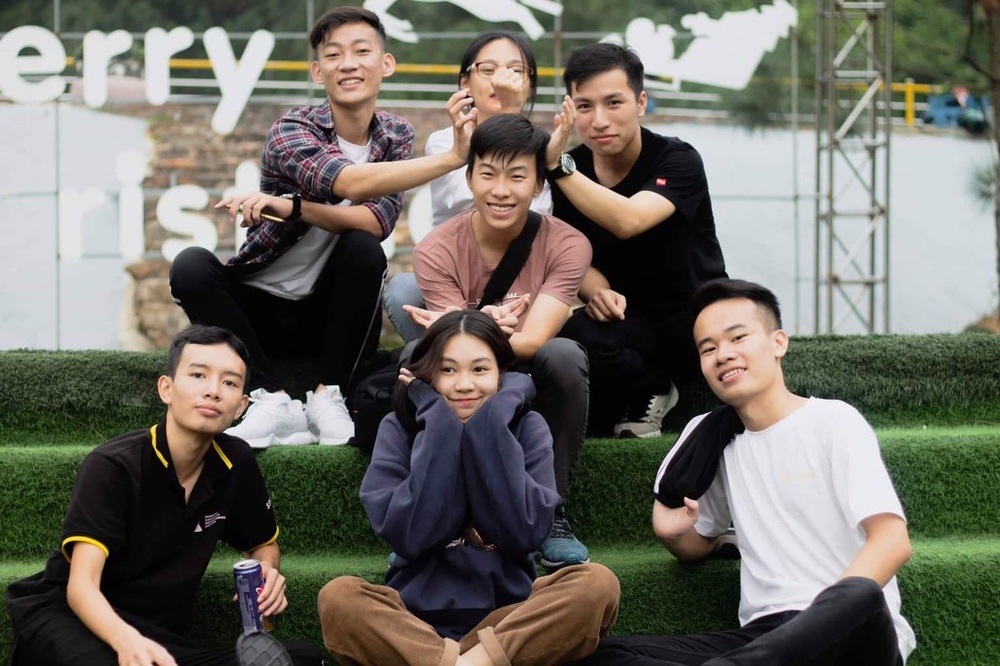
#> input picture imagejpg/imgg_origin.jpg, 1000 x 666 px, shrunk from 1280 x 852 before the run
$ jupyter execute demo_img_compression1.ipynb
#> lines starting #> are read from the running program, lines starting #| are printed output that depends on the picture
[cell 1]
import numpy as np
from matplotlib.image import imread
import matplotlib.pyplot as plt
import cv2

[cell 2]
# image_raw = imread("imagejpg/imgg_origin.jpg")
image_raw = cv2.imread("imagejpg/imgg_origin.jpg", 1)
#> image_raw is the input picture: shape (666, 1000, 3); mean B, G, R 99, 107.7, 110.1
print(image_raw.shape)
#| (666, 1000, 3)
print(image_raw)
#> (printed output is left out)
plt.figure(figsize=[10,5])
plt.imshow(image_raw)

[cell 3]
print(image_raw[:, :, 1])
#> (printed output is left out)
plt.imshow(image_raw[:, :, 0])
# plt.imshow(image_raw[:, :, 1])
# plt.imshow(image_raw)
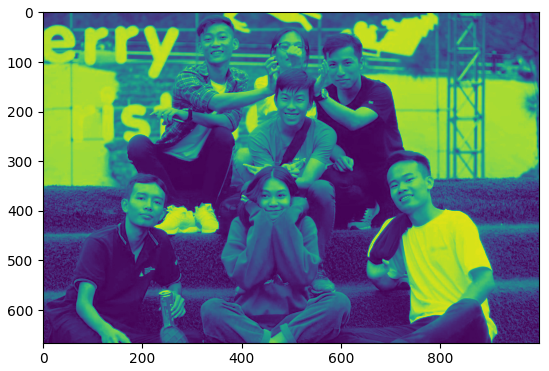
#> figure drawn by matplotlib, 1 panel

[cell 4]
print((image_raw[:, :, 2].shape))
#| (666, 1000)
print(image_raw[0,0,:])
#| [28 33 24]

[cell 5]
img_sum = image_raw.sum(axis=2)
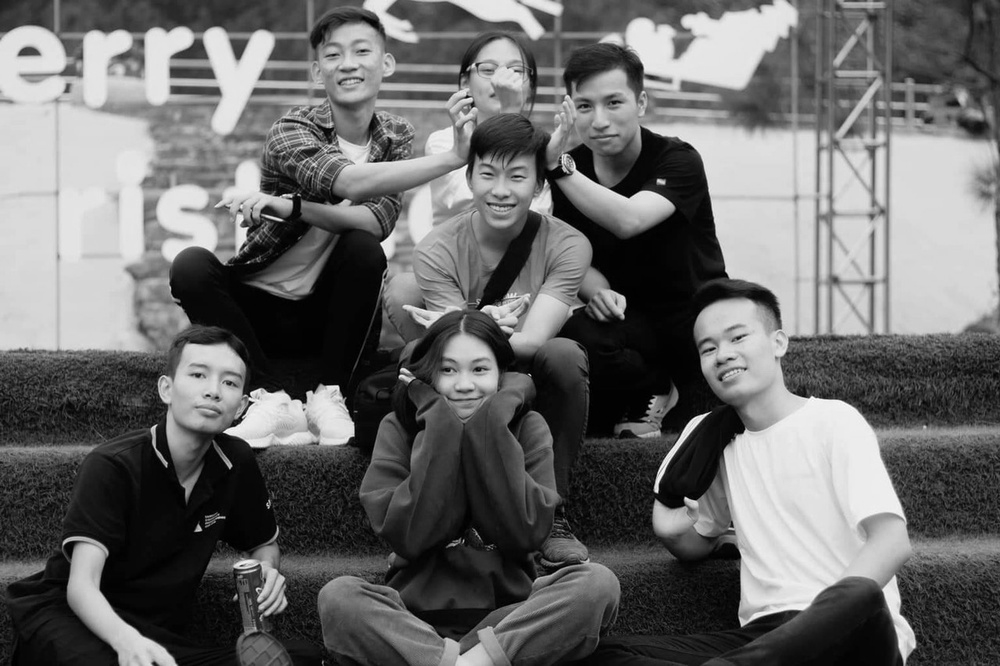
#> img_sum: shape (666, 1000) uint64; min 0, max 765, mean 316.9; drawn with min black and max white
print(img_sum)
#> (printed output is left out)
print(img_sum.max())
#| 765
img_bw = img_sum/img_sum.max()
print(img_bw.max())
#| 1.0
print(img_bw)
#> (printed output is left out)
plt.figure(figsize=[10,5])
plt.imshow(img_bw, cmap=plt.cm.gray)

[cell 6]
from sklearn.decomposition import PCA, IncrementalPCA
pca = PCA()
pca.fit(img_bw)

var_cumu = np.cumsum(pca.explained_variance_ratio_)*100
percen_chosen = 99.5
k = np.argmax(var_cumu>percen_chosen)
print(f"Number of components explaining {percen_chosen}% variance: "+ str(k))
#print("\n")

plt.figure(figsize=[10,5])
plt.title('Cumulative Explained Variance explained by the components')
plt.ylabel('Cumulative Explained variance')
plt.xlabel('Principal components')
plt.axvline(x=k, color="k", linestyle="--")
plt.axhline(y=percen_chosen, color="r", linestyle="--")
ax = plt.plot(var_cumu)
plt.savefig('cumsum.jpg')
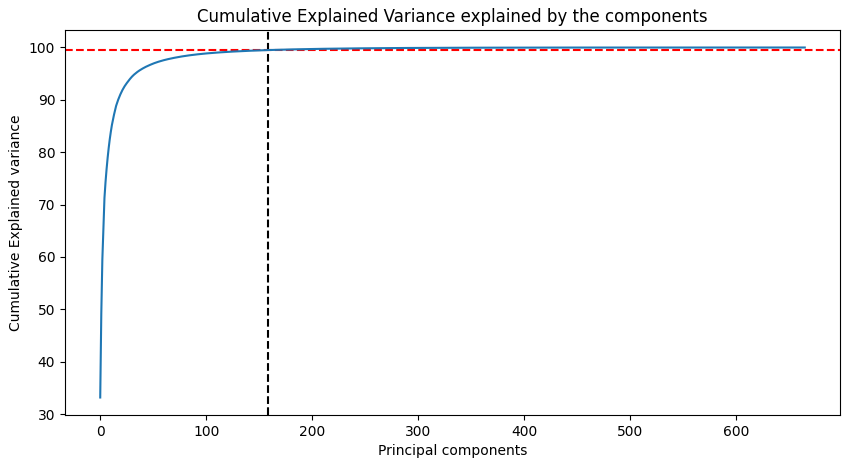
#> figure drawn by matplotlib, 1 panel; curve peaks at x = 664, y = 100

[cell 7]
print(var_cumu.shape)
print(pca.explained_variance_ratio_.shape)

[cell 8]
ipca = IncrementalPCA(n_components=k+10)
print(k)
print('ipca : ', ipca)
print('batch size : ', ipca.batch_size)
img_pre = ipca.fit_transform(img_bw)
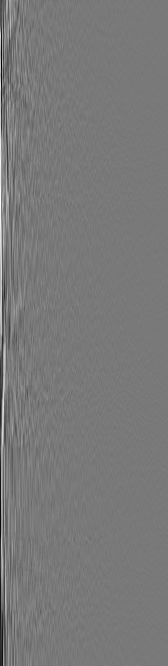
#> img_pre: shape (666, 168) float64; min -7.33, max 8.07, mean 2.04e-16; drawn with min black and max white
print('origin : ', img_bw.shape)
#| origin :  (666, 1000)
print('compressed : ', img_pre.shape, ipca.components_.shape)
#| compressed :  (666, 168) (168, 1000)
image_compressed = ipca.inverse_transform(img_pre)

# Plotting the compressed image
plt.figure(figsize=[10,5])
plt.imshow(image_compressed, cmap=plt.cm.gray)

[cell 9]
print(k)

[cell 10]
def plot_with_k(k):
#> called with k = 120
    ipca = IncrementalPCA(n_components=k)
    img_pre_com = ipca.fit_transform(img_bw)
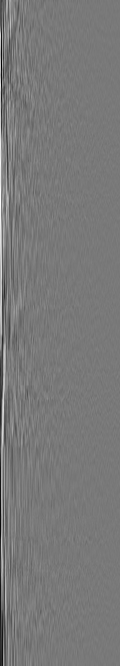
#> img_pre_com: shape (666, 120) float64; min -7.33, max 8.07, mean 3.73e-16; drawn with min black and max white
    img_recon = ipca.inverse_transform(img_pre_com)
    plt.figure(figsize=[10,5])
    plt.title('Component : '+ str(k))
    plt.imshow(img_recon, cmap=plt.cm.gray)
    return img_recon

[cell 11]
import cv2
img_test1 = plot_with_k(120)

# cv2.imwrite('test1.jpg', img_test1)

[cell 12]
ks = [10, 25, 50, 100, 150, 250]
for k in ks:
    plot_with_k(k)
#> this loop made 6 passes
#> pass 1, in plot_with_k (call 2), `img_recon = ipca.inverse_transform(img_pre_com)`:
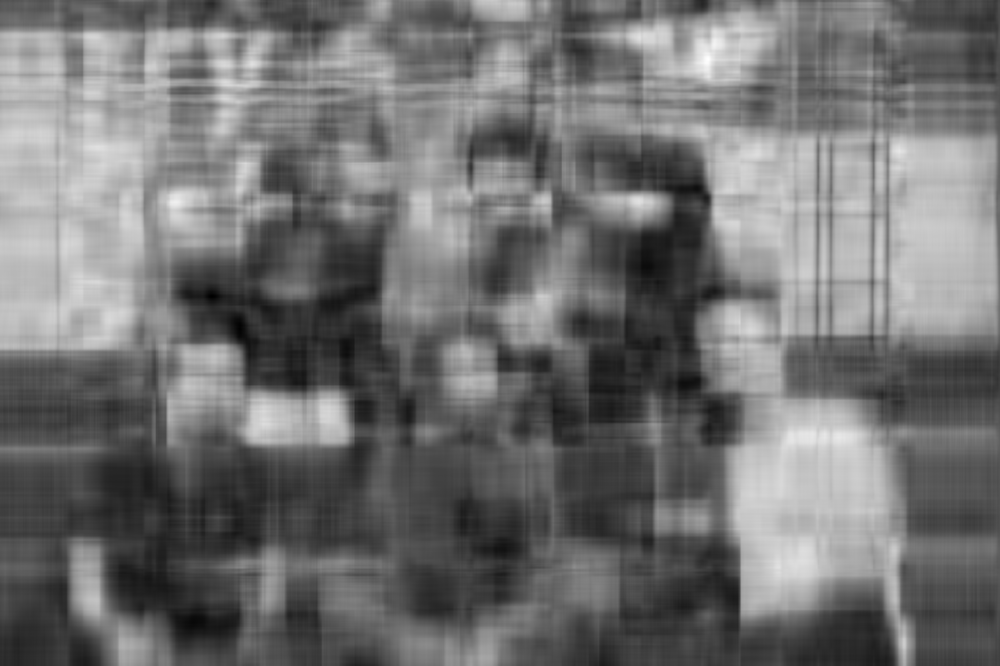
#> img_recon: shape (666, 1000) float64; min -0.223, max 1.21, mean 0.414; drawn with min black and max white
#> pass 2, in plot_with_k (call 3), `img_recon = ipca.inverse_transform(img_pre_com)`:
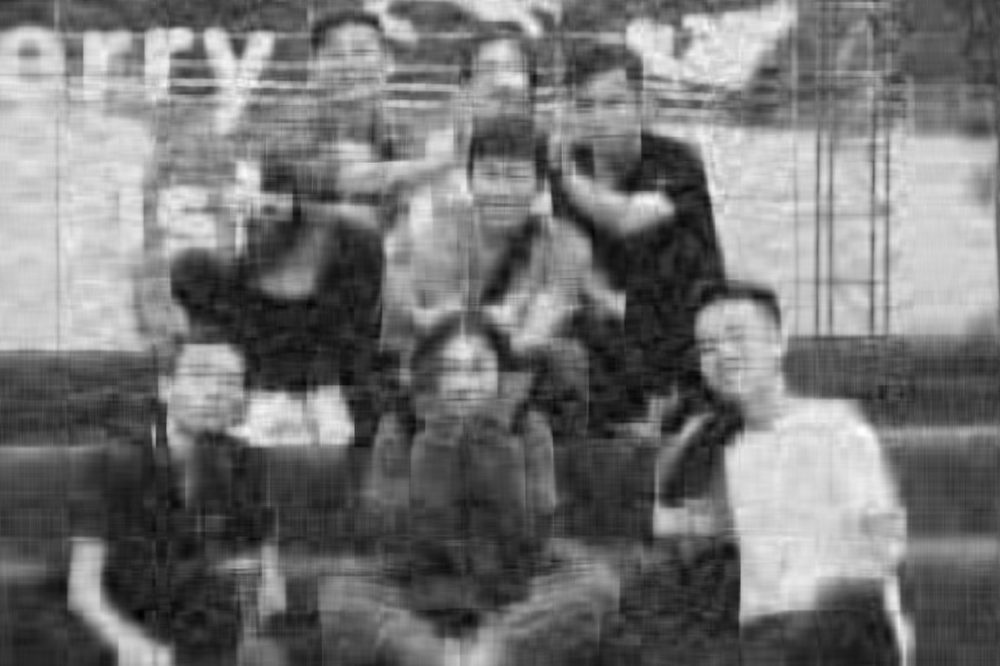
#> img_recon: shape (666, 1000) float64; min -0.15, max 1.08, mean 0.414; drawn with min black and max white
#> pass 3, in plot_with_k (call 4), `img_pre_com = ipca.fit_transform(img_bw)`:
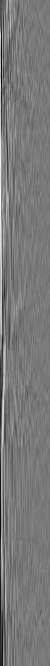
#> img_pre_com: shape (666, 50) float64; min -7.33, max 8.07, mean 4.4e-16; drawn with min black and max white

# plt.savefig('test1.jpg')
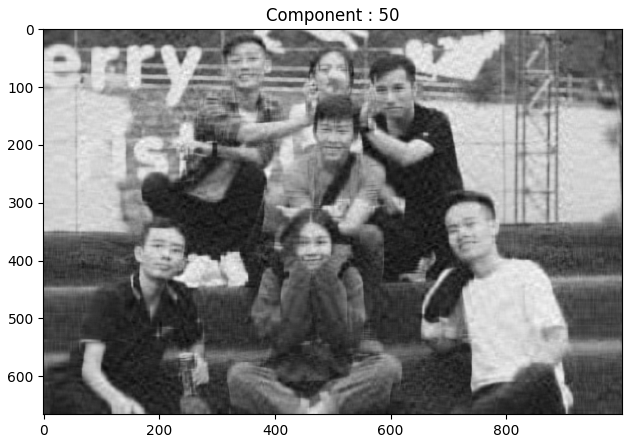
#> figure drawn by matplotlib, 1 panel
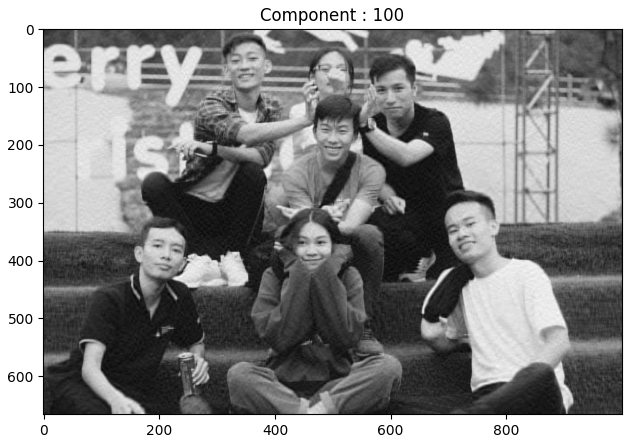
#> figure drawn by matplotlib, 1 panel
